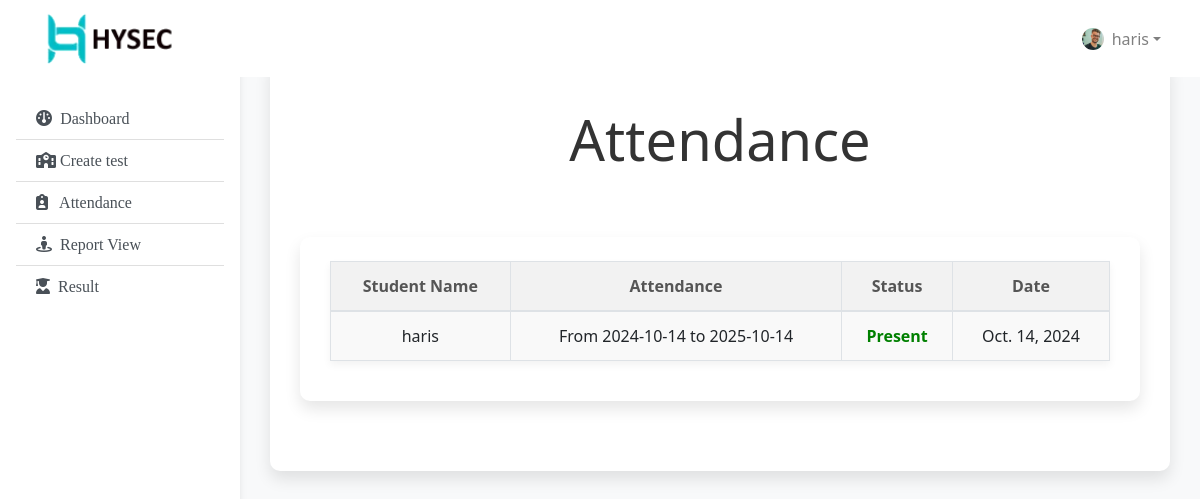
The app's page /reportview/ (signed in) with its own data.
### home/models.py (models this page shows, shortened)
class Teacherprofile(models.Model):
    user = models.OneToOneField(User, on_delete=models.CASCADE)
    id = models.AutoField(primary_key=True)
    address = models.CharField(max_length=300, null=True)
    gender = models.CharField(max_length=50, choices=g, default="Male")
    phone = models.CharField(max_length=50, null=True)
    course = models.ForeignKey(Course, on_delete=models.SET_NULL, null=True, blank=False)  # Change to SET_NULL
    photo = models.ImageField(null=True)
    date = models.DateField(default=now)

class AttendanceReport(models.Model):
    student = models.ForeignKey(Studentprofile, on_delete=models.CASCADE)
    attendance = models.ForeignKey(Attendance, on_delete=models.CASCADE)
    status = models.BooleanField(default=False)
    date = models.DateField(default=now)

class Studentprofile(models.Model):
    user = models.OneToOneField(User, on_delete=models.CASCADE)
    rollid = models.AutoField(primary_key=True)
    address = models.CharField(max_length=300, null=True)
    gender = models.CharField(max_length=50, choices=g, default="Male")
    course = models.ForeignKey(Course, on_delete=models.SET_NULL, null=True, blank=False)  # Change to SET_NULL
    session = models.ForeignKey(Session, on_delete=models.SET_NULL, null=True)  # Change to SET_NULL
    photo = models.ImageField(null=True)
    date = models.DateField(default=now)
    def __str__(self):
        return str(self.user)

class Attendance(models.Model):
    session = models.ForeignKey(Session, on_delete=models.CASCADE)  # Change to CASCADE if you want to keep it
    subject = models.ForeignKey(Subject, on_delete=models.CASCADE)
    date = models.DateField(default=now)
    def __str__(self):
        return str(self.session)

class Session(models.Model):
    start_year = models.DateField(default=now)
    end_year = models.DateField()
    def __str__(self):
        return "From " + str(self.start_year) + " to " + str(self.end_year)

### home/views.py (the view)
# urls.py: path('reportview/',views.report_view, {'report_type': 'all'}, name='reportview_all'),
def report_view(request,report_type = 'all'):
    tp = Teacherprofile.objects.all()
    if report_type == 'present':
        reports = AttendanceReport.objects.filter(status=True)
    elif report_type == 'absent':
        reports = AttendanceReport.objects.filter(status=False)
    else:
        reports = AttendanceReport.objects.filter()
    return render(request,'reportview.html',{'reports': reports, 'report_type': report_type,'tp':tp})

### templates/reportview.html (shortened to what this page needs)
{% extends "userprofile.html" %}
{% block body %}
<h1 class="display-4 py-4">Attendance</h1>
<div class="container py-4">
    <table class="table">
        <thead>
            <tr>
                <th>Student Name</th>
                <th>Attendance</th>
                <th>Status</th>
                <th>Date</th>
            </tr>
        </thead>
        <tbody>
            {% for report in reports %}
            <tr>
                <td>{{ report.student }}</td>
                <td>{{ report.attendance }}</td>
                <td>
                    {% if report.status %}
                    <span class="present">Present</span>
                    {% else %}
                    <span class="absent">Absent</span>
                    {% endif %}
                </td>
                <td>{{ report.date }}</td>
            </tr>
            {% endfor %}
        </tbody>
    </table>
</div>
{% endblock body %}

### templates/userprofile.html (shortened to what this page needs)
<!doctype html>
<html lang="en">
  <head>
    <link rel="stylesheet" href="https://cdnjs.cloudflare.com/ajax/libs/font-awesome/6.4.2/css/all.min.css"/>
    <link rel="stylesheet" href="https://stackpath.bootstrapcdn.com/bootstrap/4.4.1/css/bootstrap.min.css">
   </head>
<body>
 {% url "teachermenu" as teachermenu %}
 {% url "attendancereport" as attendancereport %}
 {% url "reportview" as reportview %}
 {% url "result" as result %}
 {% url "createtest" as createtest %}
  <nav
       id="sidebarMenu"
       class="collapse d-lg-block sidebar collapse bg-white"
       >
    <div class="position-sticky py-4">
      <div class="list-group list-group-flush mx-3 mt-3">
        <a
           href="/teachermenu"
           class="list-group-item list-group-item-action py-2 ripple {% if request.path == teachermenu %} active {% endif %}}"
           >
           <i class="fa-solid fa-gauge"></i>
          <span style="font-family:verdana;">&nbspDashboard</span>
        </a>
        <a
          href="/createtest"
          class="list-group-item list-group-item-action py-2 ripple {% if request.path == createtest %} active {% endif %}"
        ><i class="fa-solid fa-school"></i><span style="font-family:verdana;">&nbspCreate test</span></a
         >
        <a
          href="/attendancereport"
          class="list-group-item list-group-item-action py-2 ripple {% if request.path == attendancereport %} active {% endif %}"
        ><i class="fa-solid fa-clipboard-user"></i><span style="font-family:verdana;">&nbsp&nbsp Attendance</span></a
         >
        <a
          href="/reportview"
          class="list-group-item list-group-item-action py-2 ripple {% if request.path == reportview %} active {% endif %}"
          ><i class="fa-solid fa-street-view"></i><span style="font-family:verdana;">&nbsp Report View</span></a
         >
         <a
          href="/result"
          class="list-group-item list-group-item-action py-2 ripple {% if request.path == result %} active {% endif %}"
          ><i class="fa-solid fa-user-graduate"></i><span style="font-family:verdana;">&nbsp Result</span></a
         >
      </div>
    </div>
  </nav>
  <nav
       id="main-navbar"
       class="navbar navbar-expand-lg navbar-light  fixed-top"
        style="background-color:#ffffff;"
       >
    <div class="container-fluid">
      <a class="navbar-brand" href="#">
        <img
        src="/static/img/logo.png"
        height="auto"
        alt=""
        width="200"
        loading="lazy"
        />
      </a>
      <ul class="navbar-nav ms-auto d-flex flex-row">
        {% if user.is_authenticated %}
        <li class="nav-item dropdown">
          <a
             class="nav-link dropdown-toggle hidden-arrow d-flex align-items-center"
             href="#"
             id="navbarDropdownMenuLink"
             role="button"
             data-toggle="dropdown"
             aria-expanded="false"
             >
             {% for Teacherprofile in tp %}
             {%if Teacherprofile.photo%}
            <img
                 src="{{Teacherprofile.photo.url}}"
                 class="rounded-circle mr-2"
                 height="22"
                 alt=""
                 loading="lazy"
                 />
                 {% endif %}
                 {% endfor %}
                  {{request.user}}
          </a>
          {% endif %}
        </li>
      </ul>
    </div>
  </nav>
<main style="margin-top: 58px">
  <div class="container pt-4">
{% block body %}
{% endblock body %}
  </div>
</main>
</body>
   </body>
</html>

### templates/userprofile.html (style rules this page uses)
body { background-color: #fbfbfb; }
@media (min-width: 991.98px) { main { padding-left: 240px; } }
.sidebar { position: fixed; top: 0; bottom: 0; left: 0; padding: 58px 0 0; box-shadow: 0 2px 5px 0 rgb(0 0 0 / 5%), 0 2px 10px 0 rgb(0 0 0 / 5%); width: 240px; z-index: 600; }

### templates/reportview.html (style rules this page uses)
body { font-family: 'Segoe UI', Tahoma, Geneva, Verdana, sans-serif; background-color: #f8f9fa; }
.container { max-width: 900px; margin: 40px auto; background-color: #fff; padding: 30px; border-radius: 10px; box-shadow: 0 8px 16px rgba(0, 0, 0, 0.1); }
h1 { color: #333; font-size: 32px; text-align: center; margin-bottom: 30px; font-weight: bold; }
.table { width: 100%; margin-bottom: 1rem; background-color: transparent; border-collapse: collapse; box-shadow: 0 4px 8px rgba(0, 0, 0, 0.05); }
.table th, .table td { padding: 12px; text-align: center; border: 1px solid #dee2e6; }
.table th { background-color: #f2f2f2; color: #555; font-weight: 600; }
.table td { background-color: #f9f9f9; }
.table .present { color: green; font-weight: bold; }

### records on screen
Teacherprofile: photo (picture)
AttendanceReport: student "haris", attendance "From 2024-10-14 to 2025-10-14", status "Present", date "Oct. 14, 2024"

### other values on screen
{{ request.user }} "haris"
